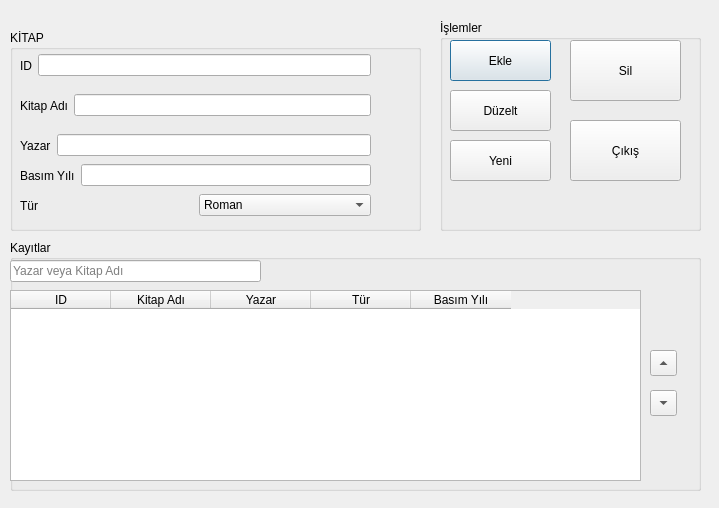
<?xml version="1.0" encoding="UTF-8"?>
<ui version="4.0">
 <class>Dialog</class>
 <widget class="QDialog" name="Dialog">
  <property name="geometry">
   <rect>
    <x>0</x>
    <y>0</y>
    <width>719</width>
    <height>508</height>
   </rect>
  </property>
  <property name="windowTitle">
   <string>Dialog</string>
  </property>
  <widget class="QGroupBox" name="groupBox">
   <property name="geometry">
    <rect>
     <x>10</x>
     <y>30</y>
     <width>411</width>
     <height>201</height>
    </rect>
   </property>
   <property name="title">
    <string>KİTAP</string>
   </property>
   <widget class="QWidget" name="horizontalLayoutWidget">
    <property name="geometry">
     <rect>
      <x>10</x>
      <y>60</y>
      <width>351</width>
      <height>31</height>
     </rect>
    </property>
    <layout class="QHBoxLayout" name="horizontalLayout">
     <item>
      <widget class="QLabel" name="label">
       <property name="text">
        <string>Kitap Adı</string>
       </property>
      </widget>
     </item>
     <item>
      <widget class="QLineEdit" name="leKitapAdi"/>
     </item>
    </layout>
   </widget>
   <widget class="QWidget" name="horizontalLayoutWidget_2">
    <property name="geometry">
     <rect>
      <x>10</x>
      <y>100</y>
      <width>351</width>
      <height>31</height>
     </rect>
    </property>
    <layout class="QHBoxLayout" name="horizontalLayout_2">
     <item>
      <widget class="QLabel" name="label_2">
       <property name="text">
        <string>Yazar</string>
       </property>
      </widget>
     </item>
     <item>
      <widget class="QLineEdit" name="leYazar"/>
     </item>
    </layout>
   </widget>
   <widget class="QWidget" name="horizontalLayoutWidget_3">
    <property name="geometry">
     <rect>
      <x>10</x>
      <y>20</y>
      <width>351</width>
      <height>31</height>
     </rect>
    </property>
    <layout class="QHBoxLayout" name="horizontalLayout_3">
     <item>
      <widget class="QLabel" name="label_3">
       <property name="text">
        <string>ID</string>
       </property>
      </widget>
     </item>
     <item>
      <widget class="QLineEdit" name="leid"/>
     </item>
    </layout>
   </widget>
   <widget class="QWidget" name="horizontalLayoutWidget_4">
    <property name="geometry">
     <rect>
      <x>10</x>
      <y>160</y>
      <width>351</width>
      <height>31</height>
     </rect>
    </property>
    <layout class="QHBoxLayout" name="horizontalLayout_4">
     <item>
      <widget class="QLabel" name="label_4">
       <property name="text">
        <string>Tür</string>
       </property>
      </widget>
     </item>
     <item>
      <widget class="QComboBox" name="comboBox">
       <item>
        <property name="text">
         <string>Roman</string>
        </property>
       </item>
       <item>
        <property name="text">
         <string>Tarih</string>
        </property>
       </item>
       <item>
        <property name="text">
         <string>Bilim</string>
        </property>
       </item>
       <item>
        <property name="text">
         <string>Bilim-Kurgu</string>
        </property>
       </item>
       <item>
        <property name="text">
         <string>Şiir</string>
        </property>
       </item>
       <item>
        <property name="text">
         <string>Kurgu Dışı</string>
        </property>
       </item>
      </widget>
     </item>
    </layout>
   </widget>
   <widget class="QWidget" name="horizontalLayoutWidget_5">
    <property name="geometry">
     <rect>
      <x>10</x>
      <y>130</y>
      <width>351</width>
      <height>31</height>
     </rect>
    </property>
    <layout class="QHBoxLayout" name="horizontalLayout_5">
     <item>
      <widget class="QLabel" name="label_5">
       <property name="text">
        <string>Basım Yılı</string>
       </property>
      </widget>
     </item>
     <item>
      <widget class="QLineEdit" name="leYazar_2"/>
     </item>
    </layout>
   </widget>
  </widget>
  <widget class="QGroupBox" name="groupBox_2">
   <property name="geometry">
    <rect>
     <x>440</x>
     <y>20</y>
     <width>261</width>
     <height>211</height>
    </rect>
   </property>
   <property name="title">
    <string>İşlemler</string>
   </property>
   <widget class="QPushButton" name="btnekle">
    <property name="geometry">
     <rect>
      <x>10</x>
      <y>20</y>
      <width>101</width>
      <height>41</height>
     </rect>
    </property>
    <property name="text">
     <string>Ekle</string>
    </property>
   </widget>
   <widget class="QPushButton" name="btnSil">
    <property name="geometry">
     <rect>
      <x>130</x>
      <y>20</y>
      <width>111</width>
      <height>61</height>
     </rect>
    </property>
    <property name="text">
     <string>Sil</string>
    </property>
   </widget>
   <widget class="QPushButton" name="btnDuzelt">
    <property name="geometry">
     <rect>
      <x>10</x>
      <y>70</y>
      <width>101</width>
      <height>41</height>
     </rect>
    </property>
    <property name="text">
     <string>Düzelt</string>
    </property>
   </widget>
   <widget class="QPushButton" name="btnYeni">
    <property name="geometry">
     <rect>
      <x>10</x>
      <y>120</y>
      <width>101</width>
      <height>41</height>
     </rect>
    </property>
    <property name="text">
     <string>Yeni</string>
    </property>
   </widget>
   <widget class="QPushButton" name="btnCikis">
    <property name="geometry">
     <rect>
      <x>130</x>
      <y>100</y>
      <width>111</width>
      <height>61</height>
     </rect>
    </property>
    <property name="text">
     <string>Çıkış</string>
    </property>
   </widget>
  </widget>
  <widget class="QGroupBox" name="groupBox_3">
   <property name="geometry">
    <rect>
     <x>10</x>
     <y>240</y>
     <width>691</width>
     <height>251</height>
    </rect>
   </property>
   <property name="title">
    <string>Kayıtlar</string>
   </property>
   <widget class="QTableWidget" name="tableWidget">
    <property name="geometry">
     <rect>
      <x>0</x>
      <y>50</y>
      <width>631</width>
      <height>191</height>
     </rect>
    </property>
    <column>
     <property name="text">
      <string>ID</string>
     </property>
    </column>
    <column>
     <property name="text">
      <string>Kitap Adı</string>
     </property>
    </column>
    <column>
     <property name="text">
      <string>Yazar</string>
     </property>
    </column>
    <column>
     <property name="text">
      <string>Tür</string>
     </property>
    </column>
    <column>
     <property name="text">
      <string>Basım Yılı</string>
     </property>
    </column>
   </widget>
   <widget class="QLineEdit" name="lineEdit">
    <property name="geometry">
     <rect>
      <x>0</x>
      <y>20</y>
      <width>251</width>
      <height>22</height>
     </rect>
    </property>
    <property name="placeholderText">
     <string>Yazar veya Kitap Adı</string>
    </property>
   </widget>
   <widget class="QToolButton" name="btnAsagi">
    <property name="geometry">
     <rect>
      <x>640</x>
      <y>150</y>
      <width>27</width>
      <height>26</height>
     </rect>
    </property>
    <property name="layoutDirection">
     <enum>Qt::LeftToRight</enum>
    </property>
    <property name="text">
     <string>...</string>
    </property>
    <property name="arrowType">
     <enum>Qt::DownArrow</enum>
    </property>
   </widget>
   <widget class="QToolButton" name="btnYukari">
    <property name="geometry">
     <rect>
      <x>640</x>
      <y>110</y>
      <width>27</width>
      <height>26</height>
     </rect>
    </property>
    <property name="layoutDirection">
     <enum>Qt::LeftToRight</enum>
    </property>
    <property name="text">
     <string>...</string>
    </property>
    <property name="arrowType">
     <enum>Qt::UpArrow</enum>
    </property>
   </widget>
  </widget>
 </widget>
 <resources/>
 <connections/>
</ui>
